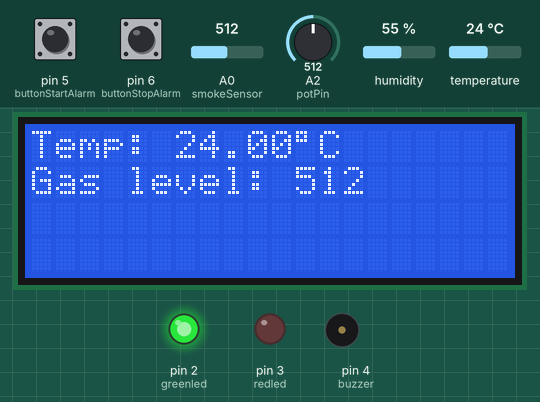
The sketch below on a simulated Arduino Uno, built with avr-gcc and run on an emulated ATmega328P. On the bench: 20×4 character LCD, output pins drawn as LEDs (lit = HIGH), buzzer (waves = sounding). The test bench sets the inputs (shaded band); at power-on: temperature 24 °C, A2 (potPin) = 512, pin 6 (buttonStopAlarm) LOW, pin 5 (buttonStartAlarm) LOW, A0 (smokeSensor) = 512, humidity 55 %. What the sketch prints to the serial monitor is not drawn.

Above: at 1.2 s.
1.3 s: temperature set to 34 °C
4.7 s: temperature set to 37 °C
At 6.01 s:
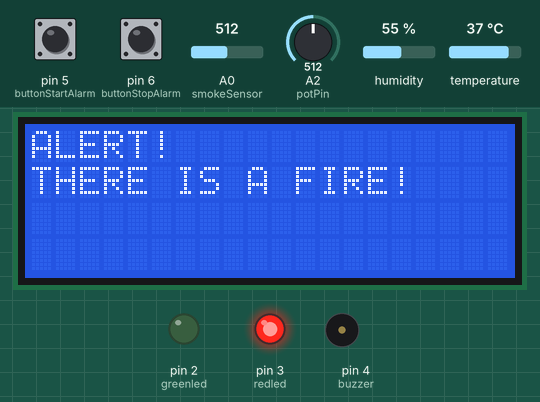
7.2 s: A2 (potPin) set to 560
At 8.1 s:
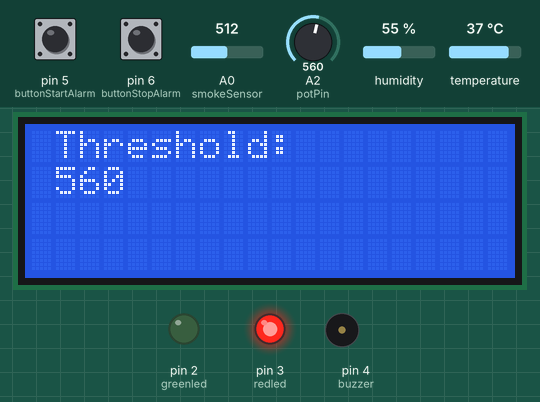
8.8 s: pin 6 (buttonStopAlarm) pulled HIGH for 0.65 s
At 10.3 s:
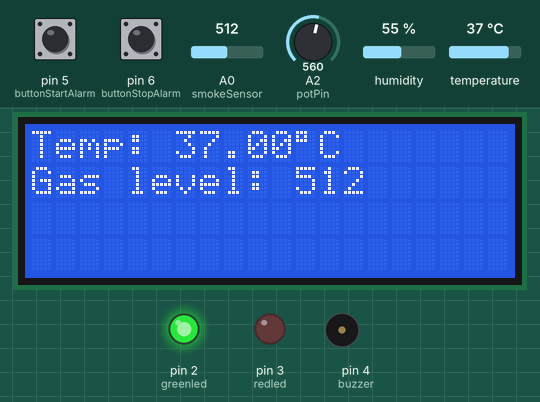
10.9 s: A2 (potPin) set to 540
At 11.9 s:
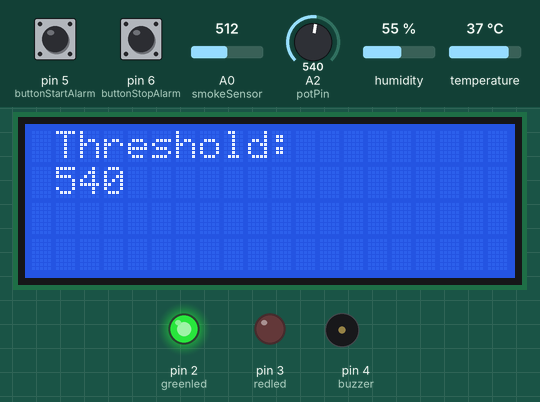
12.6 s: A2 (potPin) set to 716
At 13.5 s:
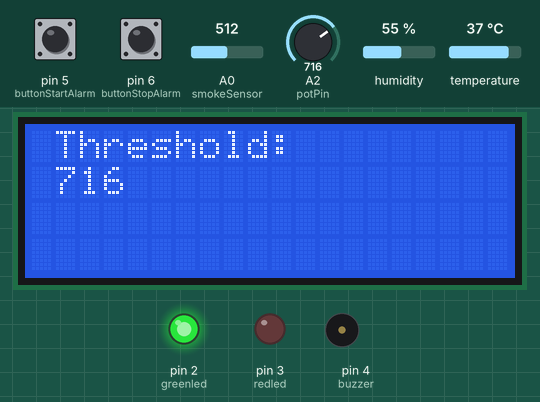
Timing chart, 0 to 20.1 s (numbered marks = the images above; inputs shaded):
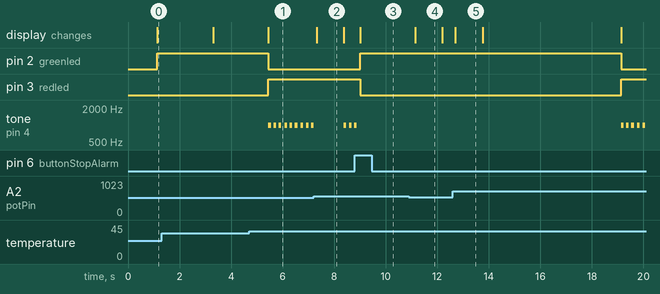

The sketch:

FIRE_ALARM.ino
```cpp
#include <Wire.h>              //library for lcd display
#include <LiquidCrystal_I2C.h> //library for I2C moudle
#include "DHT.h"               //library for DHT11 temperature and humidity sensor
#include <arduino-timer.h>     //library for stop timer

#define DHTPIN 7
#define DHTTYPE DHT11
DHT dht(DHTPIN, DHTTYPE);

LiquidCrystal_I2C lcd(0x27,20,4);//initialize display

int buttonStartAlarm = 5;     // the number of the pin of the start alarm button
int buttonStopAlarm = 6;     // the number of the pin of the stop alarm button
int potPin = A2; // Potentiometer output connected to analog pin 2
int potVal = 550; // Variable to store the input from the potentiometer
int greenled = 2;
int redled = 3;
int buzzer = 4;
int smokeSensor = A0;
int sensorLimit = 550;

//Alarm and Timer varialbles
bool AlarmStart=false;
bool AlarmStop=false;
//vars to known if the button is pressed
int buttonStateStart = 0;
int buttonStateStop = 0;
//var to hold function to be called back
Timer<10, millis, bool> timer;

//when the 10 sec end, stop the button effects
bool EndButtonTimer(bool isStart)
{
  if(isStart)
  {
    AlarmStart=false;
  }
  else
  {
    AlarmStop=false;
  }
  return true;
}

//functionallity when there is no fire
void NormalMode(float temp, int gasLevel)
{
  lcd.clear();
  //live temperature and gas level monitoring
  lcd.setCursor(0,0);
  lcd.print("Temp: ");
  lcd.print(temp);
  //show the temp with the Celcius sign
  lcd.print((char)223);
  lcd.print("C");
  lcd.setCursor(0,1);
  lcd.print("Gas level: ");
  lcd.print(gasLevel);
  //green led ON, red led OFF
  digitalWrite(redled,LOW);
  digitalWrite(greenled,HIGH);
  //alarm stop
  noTone(buzzer);
  delay(500);
}
//functionallity when the alarm is active
void AlarmMode(){
  lcd.clear();
  lcd.setCursor(0,0);
  lcd.print("ALERT!");
  lcd.setCursor(0,1);
  lcd.print("THERE IS A FIRE!");
  //green led OFF, red led ON
  digitalWrite(redled,HIGH);
  digitalWrite(greenled,LOW);
  //start-stop the buzzer 3 times and delay a bit the alarm
  for(int i=0;i<3;i++)
  {
    tone(buzzer, 1000, 10000);
    delay(100);
    noTone(buzzer);
    delay(100);
  }
}
void setup()
{
  dht.begin(); //turn on temp sensor

  lcd.init();  //turn on display
  lcd.backlight();  //turn on display backlight
  lcd.clear();  //refreshing the display so there are no messages left

  pinMode(greenled, OUTPUT);
  pinMode(redled,OUTPUT);
  pinMode(buzzer,OUTPUT);
  pinMode(buttonStartAlarm, INPUT);
  pinMode(buttonStopAlarm, INPUT);
  pinMode(smokeSensor,INPUT);
  Serial.begin(9600); //serial monitor only for testing
}

void loop()
{
  timer.tick(); // tick the timer
  buttonStateStart = digitalRead(buttonStartAlarm);//get the value of the start button
  buttonStateStop = digitalRead(buttonStopAlarm);//get the value of the stop button
  if(buttonStateStart==1)
  {
    //will make the alarm start for 10 sec
    AlarmStop=false;
    AlarmStart=true;
    timer.in(10000, EndButtonTimer, true);
  }
  else if(buttonStateStop==1){
    //the alarm wont work for 10 sec
    AlarmStop=true;
    AlarmStart=false;
    timer.in(10000, EndButtonTimer, false);
  }
  //read the potentiometer
  potVal = analogRead(potPin);
  if(potVal>sensorLimit+10 || potVal<sensorLimit-10){//check if the potentiometer valued is moved over 10, otherwise it costantly sees change
    sensorLimit=potVal;//if there is more than 10 difference, make the sensor limit as much as the potentiometer value
    //print the new threshold
    lcd.clear();
    lcd.setCursor(1,0);
    lcd.print("Threshold:");
    lcd.setCursor(1,1);
    lcd.print(potVal);
    delay(1000);
    return;//skip to see if the value is still being changed
  }
  float temp = dht.readTemperature();  //reads the temperature
  int gasLevel = analogRead(smokeSensor);  //reads the gas level from A0 (analog pin)
  lcd.clear();
  Serial.print(temp); //using the serial monitor for testing
  Serial.println();
  if(isnan(temp))  //Check if any reads failed and exit early - tempreture sensor
  {
    //prints appropriate message on the display
    lcd.clear();
    lcd.setCursor(3,0);
    lcd.print("Temp sensor");
    lcd.setCursor(4,1);
    lcd.print("problem!");
    delay(1000);
    return;
  }
  else if(isnan(gasLevel))  //Check if any reads failed and exit early - gas sensor
  {
    //prints appropriate message on the display
    lcd.clear();
    lcd.setCursor(4,0);
    lcd.print("Gas sensor");
    lcd.setCursor(4,1);
    lcd.print("problem!");
    delay(1000);
    return;
  }
  else
  {
    //checks the temperature and gas level and if needed starts the fire alarm
    if((gasLevel > sensorLimit || temp>35 || AlarmStart==true) && AlarmStop==false)
    {
      //activate alarm
      AlarmMode();
    }
    else
    {
      //show the normal stats on the lcd
      NormalMode(temp, gasLevel);
    }
  }
}
```

Measured:
- the behaviour switches between 35 and 36 °C on temperature (found by bisection; images 0 and 1)
- after the input at 4.7 s, pin 2 (greenled): HIGH → LOW after 0.75 s; pin 3 (redled): LOW → HIGH after 0.75 s; tone on pin 4 (buzzer): alternates 1000 Hz for 0.10 s and silent for 0.10 s, starting after 0.75 s; the display: changes after 0.75 s (image 1)
- after the input at 7.2 s, the display: changes after 0.13 s (image 2)
- after the input at 8.8 s, pin 2 (greenled): LOW → HIGH after 0.21 s; pin 3 (redled): HIGH → LOW after 0.21 s; tone on pin 4 (buzzer): goes on until 8.9 s, then stays silent; the display: changes after 0.21 s (image 3)
- after the input at 10.9 s, the display: changes after 0.25 s (image 4)
- after the input at 12.6 s, the display: changes after 0.10 s (image 5)
- what the display in image 2 shows lasts 1.1 s, from 7.3 s to 8.4 s
